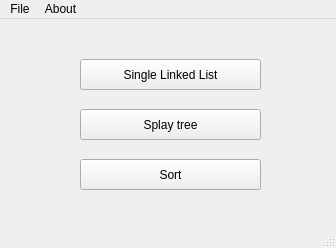
<?xml version="1.0" encoding="UTF-8"?>
<ui version="4.0">
 <class>MainWindow</class>
 <widget class="QMainWindow" name="MainWindow">
  <property name="geometry">
   <rect>
    <x>0</x>
    <y>0</y>
    <width>336</width>
    <height>248</height>
   </rect>
  </property>
  <property name="windowTitle">
   <string>Shkarupa Mykyta</string>
  </property>
  <widget class="QWidget" name="centralwidget">
   <widget class="QPushButton" name="sortButton">
    <property name="geometry">
     <rect>
      <x>80</x>
      <y>140</y>
      <width>181</width>
      <height>31</height>
     </rect>
    </property>
    <property name="toolTip">
     <string>&lt;html&gt;&lt;head/&gt;&lt;body&gt;&lt;p&gt;Open the sorting demonstration window&lt;/p&gt;&lt;/body&gt;&lt;/html&gt;</string>
    </property>
    <property name="text">
     <string>Sort</string>
    </property>
   </widget>
   <widget class="QPushButton" name="listButton">
    <property name="geometry">
     <rect>
      <x>80</x>
      <y>40</y>
      <width>181</width>
      <height>31</height>
     </rect>
    </property>
    <property name="text">
     <string>Single Linked List</string>
    </property>
   </widget>
   <widget class="QPushButton" name="splayTree">
    <property name="geometry">
     <rect>
      <x>80</x>
      <y>90</y>
      <width>181</width>
      <height>31</height>
     </rect>
    </property>
    <property name="text">
     <string>Splay tree</string>
    </property>
   </widget>
  </widget>
  <widget class="QMenuBar" name="menubar">
   <property name="geometry">
    <rect>
     <x>0</x>
     <y>0</y>
     <width>336</width>
     <height>21</height>
    </rect>
   </property>
   <widget class="QMenu" name="menuDemo">
    <property name="title">
     <string>File</string>
    </property>
    <addaction name="actionList"/>
    <addaction name="actionSplayTree"/>
    <addaction name="actionSort"/>
    <addaction name="separator"/>
    <addaction name="actionExit"/>
   </widget>
   <widget class="QMenu" name="menuAbout">
    <property name="title">
     <string>About</string>
    </property>
    <addaction name="action"/>
   </widget>
   <addaction name="menuDemo"/>
   <addaction name="menuAbout"/>
  </widget>
  <widget class="QStatusBar" name="statusbar"/>
  <action name="actionContainer">
   <property name="enabled">
    <bool>false</bool>
   </property>
   <property name="text">
    <string>Container</string>
   </property>
  </action>
  <action name="actionSet">
   <property name="enabled">
    <bool>false</bool>
   </property>
   <property name="text">
    <string>Set</string>
   </property>
  </action>
  <action name="actionSort">
   <property name="text">
    <string>Sort</string>
   </property>
  </action>
  <action name="actionExit">
   <property name="text">
    <string>Exit</string>
   </property>
  </action>
  <action name="action">
   <property name="text">
    <string>About</string>
   </property>
  </action>
  <action name="actionList">
   <property name="text">
    <string>Single Linked List</string>
   </property>
  </action>
  <action name="actionSplayTree">
   <property name="text">
    <string>Splay tree</string>
   </property>
  </action>
 </widget>
 <resources/>
 <connections/>
</ui>
